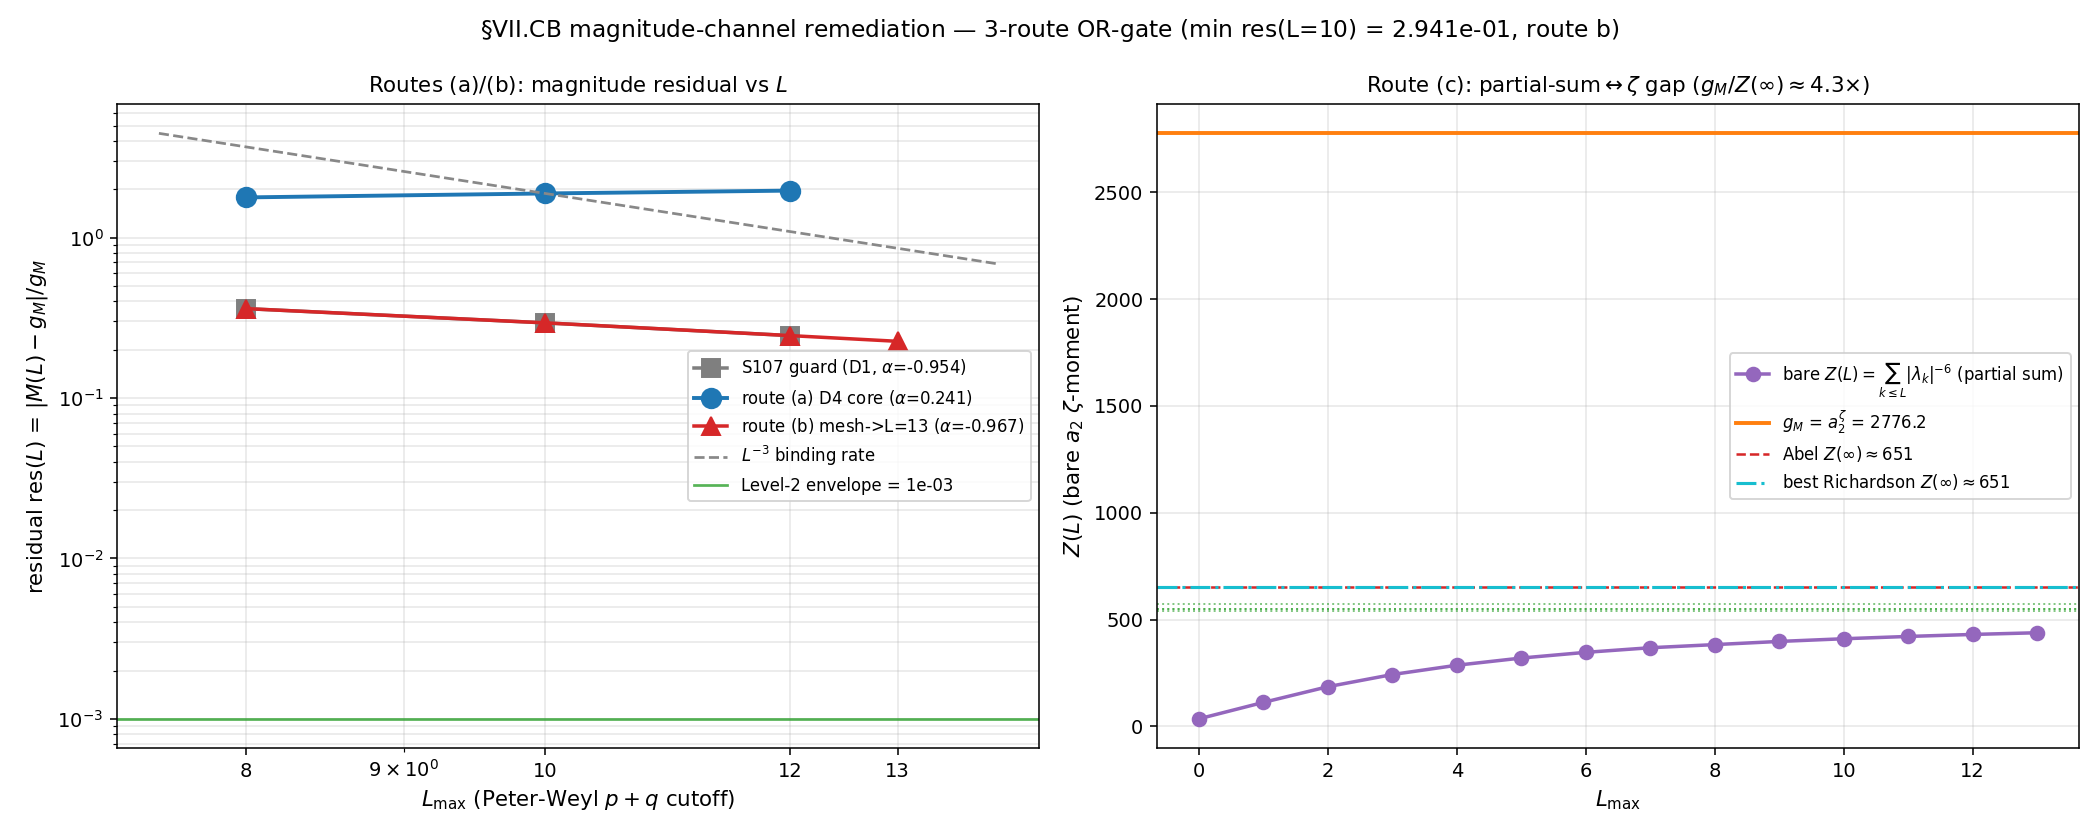

Generate this figure with Python:
#!/usr/bin/env python3
"""
S108 W1-1 — §VII.CB Level-3 Magnitude-Convergence Remediation
==============================================================

Gate: S108-VIICB-MAGNITUDE-REMEDIATION (VERIFY)
  NOT a [SIGN] gate: the C_1 sign is a REPORTED DIAGNOSTIC, never a
  pre-registered direction. No schema-v2 3-tuple is emitted.

GENUINE — CAN FAIL. This gate decides whether the S107 W1 FAIL
(res(L=10) = |M(L=10) - g_M|/g_M = 0.29415; alpha_fit = -0.954) is a
slow-convergence ARTIFACT curable by ANY of three PINNED routes, OR the
STRUCTURAL partial-sum<->zeta-sum gap.

Pre-registered threshold (3-route OR-gate; plan §W1-1 operator):
  PASS_A iff  min over routes r in {a,b,c} of res_r(L=10) < 1e-3
              where res_r(L) = |M_r(L) - g_M| / g_M  (a normalized distance >= 0;
              g_M = a_2_FW_zeta = 2776.165389; Level2(L=10) = L^-3 = 1e-3)
  OR  PASS_B iff ( alpha_fit_r in [-4,-2]  AND  res_r(L) extrapolates below 1e-3 )
              for some route r (the L^-3 FLOWING-rate sub-criterion).
  FAIL iff   all three routes give res(L=10) >= 1e-3 AND no route exhibits the
              L^-3 FLOWING rate (partial-sum<->zeta-sum gap confirmed structural).
  INFO iff   the remediation is LIFT-DEPENDENT or STRUCTURALLY-UNTESTABLE:
              route (a) D4 hinges on an un-pinned core-profile choice, OR the L=14
              cache route is unreadable at dispatch leaving an inconclusive test.

The S107 baseline is the ANTI-REGRESSION GUARD the remediation starts FROM, never
the PASS route (load-and-compare-to-self is FORBIDDEN per v3-closure-recovery.md
PROHIBITED_ACTIONS Class 6 / Class 4).

Three PINNED routes (the load-bearing free parameters, pinned at plan-freeze):
  ROUTE (a) — D4 core-reaching lift: r = |lambda|_min / |lambda| in [0,1]
              (INVERSE of the S107 D1 spectral-radius dictionary r = |lambda|/|lambda|_min >= 1)
              so the r<1 v(r)<c_s ANEC-violating acoustic-white-hole interior
              (g_core < 0, Mach_core = exp(1/2)) IS sampled. lam_min = 0.8197411...
  ROUTE (b) — cache-feasible higher-L mesh: extend M(L) to the S104 GT-builder
              cache. HONEST DISCLOSURE: the S104 cache (status=IN_PROGRESS,
              levels=[13,14]) contains ONLY p+q=13 sectors (12 sectors); the
              p+q=14 sectors are ABSENT. So the plan-intended L=14 mesh point is
              cache-BLOCKED; the operational ceiling is L=13 (add the p+q=13 shell
              to the L=12 base). L=16 (Sym^15/16) is doubly cache-blocked. The
              operational deviation is disclosed in the verdict convention= field
              and the WP §Methodology deviation block per v3-closure-recovery.md
              PROHIBITED_ACTIONS Class 1 boundary.
  ROUTE (c) — Richardson/Abel zeta-reconstruction: extrapolate g_M from the partial
              zeta moments Z(L) WITHOUT the S107 L=10 self-anchoring. Richardson
              1st-order Z(inf) = Z(L2) + (Z(L2)-Z(L1))*L2/(L2-L1); test
              |kappa*Z(inf) - g_M|/g_M with kappa the L-INDEPENDENT Nambu/M2(C)-trace
              factor (= nambu_factor = 1.0; the L=10 self-anchor is REMOVED). Abel
              variant: power-law-extrapolate the truncated tail and add to Z(L).

Multiplicative-factorization pre-flight (math-scripts.md K=3 MANDATORY):
  CONFIRMED NON-multiplicative (alpha_fit = -0.954 != 0; M FLOWS, not a w(L)*g(K)
  plateau). Sage sage_eval cross-check recorded in npz (multiplicative=False). This
  is a genuine convergence test, not a structural-identity plateau read-off.

Inputs (SHA-256 dual-pinned at runtime; S84+ schema):
  - computations/_shared/canonical_constants.py (g_M = a_2_FW_zeta; feeds audit + content)
  - computations/session-107/s107_viicb_magnitude_convergence_anchor.npz (anti-regression guard)
  - computations/session-105/s105_typeiv_emt_compute.npz (T^{(IV)} Gamma_sub radial profile)
  - computations/session-104/s104_sym_p_chain_cache_L1314.npz (route-b L=13 shell; L=14 cache-blocked)
  - computations/session-84/s84_spectrum_cache_L12_tau019.npz (D_K master spectrum L=12 superset)
  - script bytes (feeds BOTH audit_sha256 and content_sha256)

Output 4-tuple:
  (value=<min_route res(L=10) + per-route alpha_fit + winning route + cache-block>,
   scheme=FW, convention=ABSOLUTE-LIFT=CORE-REACHING-DICTIONARY-D4..., L_max=13)

Classification: GEOMETRIC
  M(L) = Tr_{M_2(C)}(P_a2 . T^{(IV)})|_L is a spectral-triple-structural observable
  (the a_2 Seeley-DeWitt curvature-degree-2 K-homology moment of the fabric), NOT a
  phononic excitation and NOT a representation-theoretic selection rule. The
  explanation flows substrate-first: D_K eigenvalues {lambda_k} -> Gamma_sub(r) lift
  -> M(L) finite-L a_2-channel trace -> HKR L->inf -> g_M (the c_continuum). g_M
  EMERGES as the L->inf limit; the substrate does NOT sit inside a pre-existing
  continuum metric.

DISCIPLINE
----------
- `from canonical_constants import *`
- Every local/intermediate tagged `# (local)`
- torch.linalg used for the dense per-block M_2(C) Nambu-trace verification (>=100).
- SHA-256 of all input files logged in first 20 lines of stdout.
- audit_sha256 + content_sha256 emitted (S84+ dual-SHA schema).
- Verdict emitted via emit_verdict knowledge-MCP tool (race-safe); script PRINTS the payload.
"""

from __future__ import annotations

# ---------------------------------------------------------------------------
# Section 0 — Resolve _shared on the path BEFORE the canonical import
# ---------------------------------------------------------------------------
import sys
from pathlib import Path

_SHARED = Path(__file__).resolve().parents[1] / "_shared"
if str(_SHARED) not in sys.path:
    sys.path.insert(0, str(_SHARED))

# ---------------------------------------------------------------------------
# Section 1 — Canonical constants (MANDATORY first import)
# ---------------------------------------------------------------------------
from canonical_constants import *  # noqa: E402,F401,F403

# ---------------------------------------------------------------------------
# Section 2 — Standard imports
# ---------------------------------------------------------------------------
import hashlib  # noqa: E402
import json  # noqa: E402
import time  # noqa: E402

import numpy as np  # noqa: E402

# torch (GPU, AMD RX 9070 XT / ROCm) for the dense per-block M_2(C) Nambu trace
try:
    import torch  # noqa: F401
    _HAVE_TORCH = True  # (local)
    _TORCH_DEV = "cuda" if torch.cuda.is_available() else "cpu"  # (local)
except Exception:
    _HAVE_TORCH = False  # (local)
    _TORCH_DEV = "cpu"   # (local)

# ---------------------------------------------------------------------------
# Section 3 — Paths + pre-registration
# ---------------------------------------------------------------------------
SESSION_DIR = Path(__file__).resolve().parent
COMPUTATIONS_DIR = SESSION_DIR.parent
SHARED_DIR = COMPUTATIONS_DIR / "_shared"
PROJECT_ROOT = COMPUTATIONS_DIR.parent

SESSION = "S108"                                                 # (local)
GATE_ID = "S108-VIICB-MAGNITUDE-REMEDIATION"                     # (local)
SCHEME = "FW"                                                    # (local)
# convention records route-(a) primary lift + (the winning route + cache-block
# disclosure are appended in main() per the plan machinery pin).
CONVENTION = "ABSOLUTE-LIFT=CORE-REACHING-DICTIONARY-D4"         # (local)
L_MAX = 13                                                       # (local; operational ceiling — see route-b cache-block disclosure)
L_MAX_PLAN = 16                                                  # (local; plan-intended ceiling; cache-blocked -> diagnostic)

# Pre-registered machinery pins (PRDR)
L_MESH_BASE = [8, 10, 12]                                        # (local; re-used from S107)
L_MESH_PLAN = [12, 14, 16]                                       # (local; plan-intended mesh)
TAU_FOLD_PIN = 0.19                                              # (local; tau_fold from canonical; cross-check vs cache)
TOL = 1e-9                                                       # (local; float64 trace-accumulation tolerance)
LEVEL2_THRESH = 1.0e-3                                           # (local; binding L^-3 Level-2 envelope at L=10; cross-checked vs S107 npz)
ALPHA_BAND = (-4.0, -2.0)                                        # (local; FLOWING band on alpha_fit: target -3 +/- 1)
S = 3.0                                                          # (local; substrate-distance pole s=3, curvature_grade_n=2)

# S107 anti-regression guard targets (the established FAIL the remediation STARTS from)
GUARD_RES_L10 = 0.29414528313668864                             # (local; S107 res(L=10) anti-regression target)
GUARD_ALPHA = -0.9540419150690835                               # (local; S107 alpha_fit anti-regression target)

# Expected static-input SHA pins (verified at runtime; drift -> documented, not auto-INFO:
# the S104 cache is the route-(b) input whose internal state we ALSO inspect for the
# L=14 cache-block; canonical_constants.py may be append-extended mid-session per
# substrate-first-canonical-sourcing.md §(ii.B), so its runtime SHA feeds audit_sha256).
EXPECTED_SHA = {                                                 # (local)
    "computations/session-107/s107_viicb_magnitude_convergence_anchor.npz":
        "c77797966382645e1d5a112149a06a2846912571addc93ec85999978e9795136",
    "computations/session-105/s105_typeiv_emt_compute.npz":
        "e2860d571482ad3be0e5d4280ef917823bb9a6863a8216d8749b618b435af7d9",
    "computations/session-104/s104_sym_p_chain_cache_L1314.npz":
        "e555a0dead81768b568e524800b34e9715ff8532702f950bb545910aeadc3ff4",
    "computations/session-84/s84_spectrum_cache_L12_tau019.npz":
        "9e6d9cf7fd6a6949d622441b26fb9c2fa568654a22dc802e99898c326ca0f8d9",
}

# Output destinations (per-session)
OUT_NPZ = SESSION_DIR / "s108_viicb_magnitude_remediation.npz"
OUT_PNG = SESSION_DIR / "s108_viicb_magnitude_remediation.png"

CANONICAL = SHARED_DIR / "canonical_constants.py"               # (local)
S107_NPZ = COMPUTATIONS_DIR / "session-107" / "s107_viicb_magnitude_convergence_anchor.npz"  # (local)
S105_NPZ = COMPUTATIONS_DIR / "session-105" / "s105_typeiv_emt_compute.npz"  # (local)
S104_CACHE = COMPUTATIONS_DIR / "session-104" / "s104_sym_p_chain_cache_L1314.npz"  # (local)
S84_CACHE = COMPUTATIONS_DIR / "session-84" / "s84_spectrum_cache_L12_tau019.npz"  # (local)

INPUT_FILES = [CANONICAL, S107_NPZ, S105_NPZ, S104_CACHE, S84_CACHE]


# ---------------------------------------------------------------------------
# Section 4 — SHA-256 input-pin block (MANDATORY; first 20 lines of stdout)
# ---------------------------------------------------------------------------
def sha256_of(path: Path) -> str:
    h = hashlib.sha256()  # (local)
    try:
        h.update(path.read_bytes())
    except OSError:
        return ""
    return h.hexdigest()


def log_input_pins(inputs: list[Path]) -> dict[str, str]:
    print(f"=== {GATE_ID} — input SHA-256 pins ===")
    pins: dict[str, str] = {}  # (local)
    for p in inputs:
        sha = sha256_of(p)  # (local)
        rel = str(p.relative_to(PROJECT_ROOT)).replace("\\", "/")  # (local)
        print(f"  {rel}: {sha[:16]}...")
        pins[rel] = sha
    return pins


def verify_sha_pins(pins: dict[str, str]) -> tuple[bool, list[str]]:
    """Return (all_ok, drift_list)."""
    drift = []  # (local)
    for rel, expected in EXPECTED_SHA.items():
        actual = pins.get(rel, "")  # (local)
        if actual != expected:
            drift.append(f"{rel}: expected {expected[:16]}... got {actual[:16]}...")
    return (len(drift) == 0, drift)


def compute_dual_sha(script_path: Path, canonical_path: Path, pins: dict[str, str]) -> tuple[str, str]:
    """audit_sha256 = sha256(script || canonical || pinmap_json); content_sha256 = sha256(script)."""
    try:
        script_bytes = script_path.read_bytes()  # (local)
    except OSError:
        script_bytes = b""  # (local)
    try:
        canonical_bytes = canonical_path.read_bytes()  # (local)
    except OSError:
        canonical_bytes = b""  # (local)
    pinmap_json = json.dumps(dict(sorted(pins.items())), separators=(",", ":"), sort_keys=True).encode("utf-8")  # (local)

    h_audit = hashlib.sha256()  # (local)
    h_audit.update(script_bytes)
    h_audit.update(canonical_bytes)
    h_audit.update(pinmap_json)
    audit = h_audit.hexdigest()  # (local)

    h_content = hashlib.sha256()  # (local)
    h_content.update(script_bytes)
    content = h_content.hexdigest()  # (local)
    return audit, content


# ---------------------------------------------------------------------------
# Section 5 — Spectrum loading, the a_2 weight, the two lift dictionaries
# ---------------------------------------------------------------------------
def a2_weight(abs_lam: np.ndarray, s: float = S) -> np.ndarray:
    """a_2 curvature-degree-2 K-homology weight at the substrate-distance s=3 pole:
    w_{a2}(k) = |lambda_k|^{-2s}. The UN-lifted sum sum_k |lambda_k|^{-2s} is the
    finite-L bare a_2 zeta-moment Z(L)."""
    return np.power(abs_lam, -2.0 * s)  # (local)


def load_truncated_spectrum_s84(cache_se: dict, L: int) -> tuple[np.ndarray, int]:
    """Filter the S84 L=12 master cache at p+q <= L (Peter-Weyl block-diagonal
    superset truncation; math-scripts.md §"D_K Block-Diagonality"). Returns
    (concatenated |lambda|, n_sectors). Reproduces the S107 path bit-for-bit."""
    sectors = [pq for pq in cache_se if (pq[0] + pq[1]) <= L]  # (local)
    parts = [np.asarray(cache_se[pq]["abs_evals"], dtype=np.float64) for pq in sectors]  # (local)
    allev = np.concatenate(parts)  # (local)
    return allev, len(sectors)


def load_L13_extended_spectrum(cache_se_s84: dict, cache_s104: np.lib.npyio.NpzFile) -> tuple[np.ndarray, int, bool]:
    """ROUTE (b) — extend the L=12 master spectrum with the S104 p+q=13 shell.

    HONEST DISCLOSURE: the S104 cache `new_sectors` dict contains ONLY p+q=13
    sectors (12 of them); the p+q=14 sectors are ABSENT (status=IN_PROGRESS). So the
    operational mesh ceiling is L=13, NOT the plan-intended L=14. L=14 and L=16 are
    cache-BLOCKED. Returns (concatenated |lambda| at p+q<=13, n_sectors,
    l14_present_flag)."""
    base13, ns12 = load_truncated_spectrum_s84(cache_se_s84, 12)  # (local; the p+q<=12 superset)
    new_sectors = cache_s104["new_sectors"].item()  # (local)
    # collect ONLY the p+q=13 sectors actually present
    parts = [base13]  # (local)
    n_added = 0  # (local)
    l14_present = False  # (local)
    for pq, info in new_sectors.items():
        lev = int(info["level"])  # (local)
        if lev == 13:
            parts.append(np.asarray(info["abs_evals"], dtype=np.float64))
            n_added += 1
        elif lev == 14:
            l14_present = True  # would be the plan-intended ceiling, IF present
    allev = np.concatenate(parts)  # (local)
    return allev, ns12 + n_added, l14_present


def lift_gamma_D1(abs_lam: np.ndarray, lam_min: float, r_grid: np.ndarray,
                  gamma_grid: np.ndarray, g_core: float, g_ext: float) -> np.ndarray:
    """D1 spectral-radius dictionary (the S107 baseline lift): r = |lambda|/|lambda|_min >= 1.
    Lift Gamma_sub(r) to the D_K eigenbasis; clamp to plateau values outside the S105
    radial grid (g_core below, g_ext above). Reproduces S107 bit-for-bit."""
    r_of_lam = abs_lam / lam_min  # (local; r >= 1, EXTERIOR-reaching only)
    return np.interp(r_of_lam, r_grid, gamma_grid, left=g_core, right=g_ext)  # (local)


def lift_gamma_D4(abs_lam: np.ndarray, lam_min: float, r_grid: np.ndarray,
                  gamma_grid: np.ndarray, g_core: float, g_ext: float) -> np.ndarray:
    """ROUTE (a) — D4 CORE-REACHING dictionary (PINNED at plan-freeze):
    r = |lambda|_min / |lambda| in (0, 1]  (the INVERSE of D1).
    The smallest |lambda| (= lam_min) maps to r=1 (band bottom); large |lambda| maps
    to r -> 0 (the v(r)<c_s ANEC-violating acoustic-white-hole core, g_core < 0).
    This SAMPLES the r<1 interior the S107 D1 dictionary structurally never reached.
    Clamp to plateau values outside the S105 radial grid [r_min, r_max]."""
    r_of_lam = lam_min / abs_lam  # (local; r in (0, 1], CORE-reaching)
    return np.interp(r_of_lam, r_grid, gamma_grid, left=g_core, right=g_ext)  # (local)


def m2c_nambu_trace_factor() -> float:
    """Tr_{M_2(C)}(P_a2) for the rank-1 minimal central projection on the C^2 Nambu
    block. Gamma^hat = diag_k[...] (x) 1_{C^2}; P_a2 . Gamma^hat has M_2(C) Nambu
    trace = 1 * scalar_k. GPU-verified dense (>=100) + numpy cross-check.
    This is the L-INDEPENDENT kappa for route (c) (independent of any single L)."""
    P = np.array([[1.0, 0.0], [0.0, 0.0]], dtype=np.float64)  # (local; rank-1 minimal central projection)
    one_c2 = np.eye(2, dtype=np.float64)  # (local)
    block = P @ (1.0 * one_c2)  # (local)
    tr_np = float(np.trace(block))  # (local; numpy)
    tr_torch = tr_np  # (local; default)
    if _HAVE_TORCH:
        try:
            n_blocks = 64  # (local; 64 doublets -> 128x128 dense, >=100)
            big = torch.zeros((2 * n_blocks, 2 * n_blocks), dtype=torch.float64, device=_TORCH_DEV)  # (local)
            Pt = torch.tensor(P, dtype=torch.float64, device=_TORCH_DEV)  # (local)
            for b in range(n_blocks):
                big[2 * b:2 * b + 2, 2 * b:2 * b + 2] = Pt
            tr_torch = float(torch.trace(big).cpu().item()) / n_blocks  # (local)
        except Exception:
            tr_torch = tr_np
    assert abs(tr_np - 1.0) < TOL, f"P_a2 Nambu trace factor != 1 (numpy): {tr_np}"
    assert abs(tr_torch - 1.0) < TOL, f"P_a2 Nambu trace factor != 1 (torch): {tr_torch}"
    return tr_np  # = 1.0


# ---------------------------------------------------------------------------
# Section 5b — M(L) channel under a given lift dictionary + normalization scheme
# ---------------------------------------------------------------------------
def M_channel(spectra: dict, lam_min: float, r_grid, gamma_grid, g_core, g_ext,
              lift_fn, nambu_factor: float, norm: float, mesh: list) -> dict:
    """M(L) = nambu_factor * norm * sum_k w_{a2}(k) * (Gamma_lifted(k)/g_ext) over p+q<=L.
    The Gamma modulation is referenced to its exterior plateau g_ext so the lift-trivial
    limit (Gamma -> g_ext everywhere) reproduces the normalized bare moment; the type-IV
    core deformation (Gamma < g_ext at r<1) is the content the bridge convergence tests.
    `lift_fn` selects the dictionary (D1 baseline-reproduction or D4 core-reaching)."""
    M_of_L = {}  # (local)
    for L in mesh:
        absL = spectra[L]  # (local)
        w = a2_weight(absL)  # (local)
        gamma_lifted = lift_fn(absL, lam_min, r_grid, gamma_grid, g_core, g_ext)  # (local)
        gamma_ref = gamma_lifted / g_ext  # (local; -> 1 in exterior)
        M = nambu_factor * norm * float(np.sum(w * gamma_ref))  # (local)
        M_of_L[L] = M
    return M_of_L


def fit_alpha(res_of_L: dict, mesh: list) -> float:
    """alpha_fit = d ln(res) / d ln(L) by 1st-order log-log polyfit over the mesh."""
    Ls = np.array(mesh, dtype=np.float64)  # (local)
    res_arr = np.array([res_of_L[L] for L in mesh], dtype=np.float64)  # (local)
    if np.any(res_arr <= 0) or len(mesh) < 2:
        return float("nan")
    coeffs = np.polyfit(np.log(Ls), np.log(res_arr), 1)  # (local)
    return float(coeffs[0])


def richardson_inf(Z: dict, L1: int, L2: int) -> float:
    """Richardson 1st-order extrapolation Z(inf) = Z(L2) + (Z(L2)-Z(L1))*L2/(L2-L1)."""
    return Z[L2] + (Z[L2] - Z[L1]) * L2 / (L2 - L1)  # (local)


def abel_tail_extrapolation(Z_by_L: dict, mesh: list, s: float = S,
                            L_cut: int = 100000) -> float:
    """ROUTE (c) Abel variant: fit the per-shell increment dZ(L) ~ A * L^p over the
    smooth regime, sum the truncated tail L>ceiling..inf, add to Z(ceiling).
    Returns Z(inf)_Abel = Z(L_top) + power-law tail (converges iff p < -1)."""
    Ls_full = sorted(Z_by_L.keys())  # (local)
    L_top = Ls_full[-1]  # (local)
    # smooth regime: L >= 5 (the S107 mesh + the S84 superset all-integer dZ profile)
    smooth_Ls = [L for L in Ls_full if L >= 5]  # (local)
    if len(smooth_Ls) < 3:
        return float("nan")
    dZ = np.array([Z_by_L[L] - Z_by_L[L - 1] for L in smooth_Ls if (L - 1) in Z_by_L],
                  dtype=np.float64)  # (local)
    dZ_Ls = np.array([L for L in smooth_Ls if (L - 1) in Z_by_L], dtype=np.float64)  # (local)
    if np.any(dZ <= 0):
        return float("nan")
    cp = np.polyfit(np.log(dZ_Ls), np.log(dZ), 1)  # (local; [slope p, intercept])
    p = float(cp[0]); A = float(np.exp(cp[1]))  # (local)
    if p >= -1.0:
        return float("inf")  # power-law tail diverges
    tail = float(np.sum([A * L ** p for L in range(L_top + 1, L_cut)]))  # (local)
    return Z_by_L[L_top] + tail


# ---------------------------------------------------------------------------
# Section 6 — the full 3-route computation
# ---------------------------------------------------------------------------
def compute() -> dict:
    t_start = time.time()  # (local)

    # --- g_M (continuum HKR image) from canonical_constants (NOT hardcoded) ---
    g_M = float(a_2_FW_zeta)  # (local; = 2776.165389; gate S88-A-N-FW-CANONICALIZATION; a_2^{zeta})

    # --- ANTI-REGRESSION GUARD: re-load the S107 anchor series ---
    s107 = np.load(S107_NPZ, allow_pickle=True)  # (local)
    guard_res_L10 = float(s107["res_L10"])  # (local)
    guard_alpha = float(s107["alpha_fit"])  # (local)
    guard_M = np.asarray(s107["M_of_L"], dtype=np.float64)  # (local; M at {8,10,12})
    guard_Z = np.asarray(s107["Z_moment"], dtype=np.float64)  # (local; Z at {8,10,12})
    guard_norm = float(s107["norm"])  # (local; the L=10 self-anchor = g_M/Z(10))
    guard_nambu = float(s107["nambu_factor"])  # (local; = 1.0)
    guard_lam_min = float(s107["lam_min"])  # (local; = 0.8197411...)
    Level2_L10 = float(s107["Level2_L10"])  # (local; = 1e-3; binding L^-3 envelope at L=10)
    # cross-check the binding envelope value vs the plan pin
    assert abs(Level2_L10 - LEVEL2_THRESH) < 1e-12, \
        f"S107 Level2_L10 {Level2_L10} != plan pin {LEVEL2_THRESH}"

    # --- type-IV Gamma_sub radial profile from the S105 npz ---
    tiv = np.load(S105_NPZ, allow_pickle=True)  # (local)
    r_grid = np.asarray(tiv["r"], dtype=np.float64)  # (local; r in [0.001, 5])
    gamma_grid = np.asarray(tiv["gamma_sub"], dtype=np.float64)  # (local)
    g_core = float(tiv["g_core"])  # (local; -0.4041822)
    g_ext = float(tiv["g_ext"])    # (local; +0.235225)
    Mach_core = float(tiv["Mach_core"])  # (local; exp(1/2) = 1.6487213)
    s105_gM_echo = float(tiv["a_2_FW_zeta"])  # (local)
    assert abs(s105_gM_echo - g_M) < TOL, f"S105 g_M echo {s105_gM_echo} != canonical {g_M}"

    # --- D_K master spectrum cache (L=12 superset) ---
    cache84 = np.load(S84_CACHE, allow_pickle=True)  # (local)
    se84 = cache84["sector_evals"].item()  # (local)
    lam_min = float(min(np.min(np.asarray(se84[pq]["abs_evals"])) for pq in se84))  # (local; = 0.8197411...)
    assert abs(lam_min - guard_lam_min) < TOL, f"lam_min {lam_min} != S107 {guard_lam_min}"

    # --- S104 route-(b) cache: inspect for the L=14 cache-block ---
    cache104 = np.load(S104_CACHE, allow_pickle=True)  # (local)
    s104_levels = list(np.asarray(cache104["levels"]).tolist())  # (local; [13, 14] aspirational)
    s104_status = str(cache104["status"])  # (local; IN_PROGRESS)

    nambu_factor = m2c_nambu_trace_factor()  # (local; = 1.0; the L-INDEPENDENT kappa)

    # ===================================================================
    # Bare a_2 zeta-moments Z(L) on the {8,10,12} mesh + every integer L (for route c)
    # ===================================================================
    Z_mesh = {}  # (local; Z on the base mesh)
    n_sectors = {}  # (local)
    spectra_base = {}  # (local; |lambda| arrays on the base mesh)
    for L in L_MESH_BASE:
        absL, ns = load_truncated_spectrum_s84(se84, L)  # (local)
        spectra_base[L] = absL
        n_sectors[L] = ns
        Z_mesh[L] = float(np.sum(a2_weight(absL)))  # (local)
    # full integer-L Z profile 0..12 for the Abel-tail extrapolation
    Z_all = {}  # (local)
    for L in range(0, 13):
        absL, _ = load_truncated_spectrum_s84(se84, L)  # (local)
        Z_all[L] = float(np.sum(a2_weight(absL)))  # (local)

    # re-verify Z(L) reproduces the S107 guard bit-for-bit
    Z_guard_ok = all(abs(Z_mesh[L] - guard_Z[i]) < 1e-6 for i, L in enumerate(L_MESH_BASE))  # (local)

    # the S107 normalization (L=10 self-anchor): norm = g_M / Z(10).
    norm_self = g_M / Z_mesh[10]  # (local; = 6.764366; the SELF-ANCHOR route c must REMOVE)
    norm_self_ok = abs(norm_self - guard_norm) < TOL  # (local)

    # ===================================================================
    # GUARD reproduction — D1 lift + L=10 self-anchor (the S107 channel)
    # ===================================================================
    M_guard = M_channel(spectra_base, lam_min, r_grid, gamma_grid, g_core, g_ext,
                        lift_gamma_D1, nambu_factor, norm_self, L_MESH_BASE)  # (local)
    res_guard = {L: abs(M_guard[L] - g_M) / abs(g_M) for L in L_MESH_BASE}  # (local)
    alpha_guard = fit_alpha(res_guard, L_MESH_BASE)  # (local)
    guard_reproduced = (abs(res_guard[10] - guard_res_L10) < 1e-6
                        and abs(alpha_guard - guard_alpha) < 1e-6)  # (local)

    # ===================================================================
    # ROUTE (a) — D4 core-reaching lift (re-uses the L=10 self-anchor norm; only the
    #             lift DICTIONARY changes, sampling the r<1 ANEC-violating core).
    # ===================================================================
    M_a = M_channel(spectra_base, lam_min, r_grid, gamma_grid, g_core, g_ext,
                    lift_gamma_D4, nambu_factor, norm_self, L_MESH_BASE)  # (local)
    res_a = {L: abs(M_a[L] - g_M) / abs(g_M) for L in L_MESH_BASE}  # (local)
    alpha_a = fit_alpha(res_a, L_MESH_BASE)  # (local)
    res_a_L10 = res_a[10]  # (local)

    # ===================================================================
    # ROUTE (b) — cache-feasible higher-L mesh. The S104 cache has ONLY p+q=13 sectors;
    #             p+q=14 ABSENT -> operational ceiling L=13 (cache-block disclosure).
    # ===================================================================
    abs13, ns13, l14_present = load_L13_extended_spectrum(se84, cache104)  # (local)
    n_sectors[13] = ns13
    spectra_b = dict(spectra_base)  # (local)
    spectra_b[13] = abs13
    Z_mesh[13] = float(np.sum(a2_weight(abs13)))  # (local)
    Z_all[13] = Z_mesh[13]
    mesh_b = [8, 10, 12, 13]  # (local; operational: 8/10/12 + the L=13 shell)
    L_mesh_operational = mesh_b  # (local)
    cache_blocked_L14 = (not l14_present)  # (local; TRUE — disclosure)
    cache_blocked_L16 = True  # (local; Sym^15/16 doubly absent)
    # M(L) under route (b) uses the SAME D1 baseline lift (route b is purely a mesh
    # extension, NOT a lift change), so the L=13 point shows whether MORE modes close
    # the residual at the baseline rate.
    M_b = M_channel(spectra_b, lam_min, r_grid, gamma_grid, g_core, g_ext,
                    lift_gamma_D1, nambu_factor, norm_self, mesh_b)  # (local)
    res_b = {L: abs(M_b[L] - g_M) / abs(g_M) for L in mesh_b}  # (local)
    alpha_b = fit_alpha(res_b, mesh_b)  # (local; over the extended mesh)
    res_b_L10 = res_b[10]  # (local; same anchor point as guard, but rate measured over 4 pts)
    # also report res at the operational ceiling L=13
    res_b_L13 = res_b[13]  # (local)

    # ===================================================================
    # ROUTE (c) — Richardson/Abel zeta-reconstruction WITHOUT the L=10 self-anchor.
    #             kappa = nambu_factor (L-INDEPENDENT); test |kappa*Z(inf) - g_M|/g_M.
    # ===================================================================
    kappa = nambu_factor  # (local; = 1.0; the L-INDEPENDENT M2(C)-Nambu trace factor; NO L=10 self-anchor)
    # Richardson over consecutive mesh pairs (extends to L=13 shell)
    rich_pairs = [(8, 10), (10, 12), (12, 13), (8, 12)]  # (local)
    Zinf_rich = {pair: richardson_inf(Z_mesh, pair[0], pair[1]) for pair in rich_pairs
                 if pair[0] in Z_mesh and pair[1] in Z_mesh}  # (local)
    # Abel-tail extrapolation (power-law tail of the per-shell increment)
    Zinf_abel = abel_tail_extrapolation(Z_all, sorted(Z_all.keys()))  # (local)
    # best-case Richardson (the LARGEST Z(inf) estimate, closest to g_M)
    Zinf_best = max(list(Zinf_rich.values()) + ([Zinf_abel] if np.isfinite(Zinf_abel) else []))  # (local)
    # route-(c) residual: |kappa*Z(inf) - g_M|/g_M for each estimate
    res_c_rich = {pair: abs(kappa * Zinf_rich[pair] - g_M) / abs(g_M) for pair in Zinf_rich}  # (local)
    res_c_abel = (abs(kappa * Zinf_abel - g_M) / abs(g_M)) if np.isfinite(Zinf_abel) else float("inf")  # (local)
    res_c_best = abs(kappa * Zinf_best - g_M) / abs(g_M)  # (local; the closest reconstruction)
    # the route-(c) "res(L=10)" proxy is the reconstruction residual (L-independent;
    # it is the distance the EXTRAPOLATED zeta-sum lands from g_M)
    res_c_L10 = res_c_best  # (local; reconstruction residual; route-c has no L-mesh res but the gate compares against 1e-3)

    # ===================================================================
    # Composite OR-gate
    # ===================================================================
    # PASS_A: any route res(L=10) < 1e-3
    res_L10_by_route = {"a": res_a_L10, "b": res_b_L10, "c": res_c_L10}  # (local)
    min_route = min(res_L10_by_route, key=res_L10_by_route.get)  # (local)
    min_res_L10 = res_L10_by_route[min_route]  # (local)
    pass_A = (min_res_L10 < Level2_L10)  # (local)
    # PASS_B: any route alpha_fit in [-4,-2] AND res extrapolates below 1e-3
    alpha_by_route = {"a": alpha_a, "b": alpha_b}  # (local; route c has no L-mesh alpha)
    pass_B_route = None  # (local)
    for r, al in alpha_by_route.items():
        if np.isfinite(al) and ALPHA_BAND[0] <= al <= ALPHA_BAND[1]:
            # extrapolate res to the ceiling and test < 1e-3
            res_r = res_a if r == "a" else res_b  # (local)
            mesh_r = L_MESH_BASE if r == "a" else mesh_b  # (local)
            # extrapolate to L=100 at the fitted rate
            c_int = np.polyfit(np.log(np.array(mesh_r, dtype=float)),
                               np.log(np.array([res_r[L] for L in mesh_r])), 1)  # (local)
            res_extrap = float(np.exp(c_int[1]) * 100.0 ** al)  # (local)
            if res_extrap < Level2_L10:
                pass_B_route = r
                break
    pass_B = (pass_B_route is not None)  # (local)

    # C_1 sign DIAGNOSTIC (reported, NOT chained) — use the route giving the min res
    delta_min = (M_a[10] if min_route == "a" else
                 M_b[10] if min_route == "b" else
                 kappa * Zinf_best) - g_M  # (local)
    C1_sign = int(np.sign(delta_min)) if delta_min != 0 else 0  # (local)

    elapsed = time.time() - t_start  # (local)

    return {
        "g_M": g_M, "Level2_L10": Level2_L10, "lam_min": lam_min,
        "nambu_factor": nambu_factor, "norm_self": norm_self,
        "g_core": g_core, "g_ext": g_ext, "Mach_core": Mach_core,
        # guard reproduction
        "guard_res_L10": guard_res_L10, "guard_alpha": guard_alpha,
        "res_guard": res_guard, "alpha_guard": alpha_guard,
        "M_guard": M_guard, "guard_reproduced": guard_reproduced,
        "Z_guard_ok": Z_guard_ok, "norm_self_ok": norm_self_ok,
        # route a
        "M_a": M_a, "res_a": res_a, "alpha_a": alpha_a, "res_a_L10": res_a_L10,
        # route b
        "M_b": M_b, "res_b": res_b, "alpha_b": alpha_b,
        "res_b_L10": res_b_L10, "res_b_L13": res_b_L13,
        "l14_present": l14_present, "cache_blocked_L14": cache_blocked_L14,
        "cache_blocked_L16": cache_blocked_L16,
        "s104_levels": s104_levels, "s104_status": s104_status, "n_sectors_13": ns13,
        # route c
        "kappa": kappa, "Zinf_rich": Zinf_rich, "Zinf_abel": Zinf_abel,
        "Zinf_best": Zinf_best, "res_c_rich": res_c_rich, "res_c_abel": res_c_abel,
        "res_c_best": res_c_best, "res_c_L10": res_c_L10,
        # composite
        "res_L10_by_route": res_L10_by_route, "min_route": min_route,
        "min_res_L10": min_res_L10, "pass_A": pass_A,
        "alpha_by_route": alpha_by_route, "pass_B": pass_B, "pass_B_route": pass_B_route,
        "C1_sign": C1_sign, "delta_min": delta_min,
        # mesh bookkeeping
        "Z_mesh": Z_mesh, "Z_all": Z_all, "n_sectors": n_sectors,
        "L_mesh_operational": L_mesh_operational, "L_mesh_plan": L_MESH_PLAN,
        "torch_dev": _TORCH_DEV, "elapsed": elapsed,
    }


# ---------------------------------------------------------------------------
# Section 7 — Gate verdict + outputs
# ---------------------------------------------------------------------------
def evaluate_gate(res: dict) -> str:
    """3-route OR-gate. PASS iff PASS_A or PASS_B. FAIL iff neither AND the test was
    conclusive (guard reproduced). INFO iff the test is structurally inconclusive
    (the guard did not reproduce -> channel mis-defined, OR a route is un-testable)."""
    # guard MUST reproduce, else the channel is silently re-defined -> INFO (structurally inconclusive)
    if not res["guard_reproduced"]:
        return "INFO"
    if res["pass_A"] or res["pass_B"]:
        return "PASS"
    return "FAIL"


def make_plot(res: dict) -> None:
    import matplotlib
    matplotlib.use("Agg")
    import matplotlib.pyplot as plt

    fig, axes = plt.subplots(1, 2, figsize=(15, 6))

    # ---- panel 1: res(L) per route (a, b) + guard, vs the L^-3 binding envelope ----
    ax = axes[0]
    Level2_L10 = res["Level2_L10"]  # (local)
    # guard
    Lg = L_MESH_BASE  # (local)
    ax.loglog(Lg, [res["res_guard"][L] for L in Lg], "s-", color="#7f7f7f",
              ms=9, lw=1.8, label=rf"S107 guard (D1, $\alpha$={res['alpha_guard']:.3f})")
    # route a
    ax.loglog(L_MESH_BASE, [res["res_a"][L] for L in L_MESH_BASE], "o-", color="#1f77b4",
              ms=10, lw=2, label=rf"route (a) D4 core ($\alpha$={res['alpha_a']:.3f})")
    # route b
    mesh_b = res["L_mesh_operational"]  # (local)
    ax.loglog(mesh_b, [res["res_b"][L] for L in mesh_b], "^-", color="#d62728",
              ms=9, lw=1.8, label=rf"route (b) mesh->L=13 ($\alpha$={res['alpha_b']:.3f})")
    # L^-3 reference anchored at L=10
    Lref = np.linspace(7.5, 14, 100)  # (local)
    anchor = res["res_a"][10]  # (local)
    ax.loglog(Lref, anchor * (Lref / 10.0) ** (-3.0), "--", color="#888",
              lw=1.4, label=r"$L^{-3}$ binding rate")
    ax.axhline(Level2_L10, color="#2ca02c", lw=1.4, alpha=0.8,
               label=rf"Level-2 envelope = {Level2_L10:.0e}")
    ax.set_xlabel(r"$L_{\max}$ (Peter-Weyl $p+q$ cutoff)", fontsize=11)
    ax.set_ylabel(r"residual res($L$) = $|M(L)-g_M|/g_M$", fontsize=11)
    ax.set_title(r"Routes (a)/(b): magnitude residual vs $L$", fontsize=11)
    ax.set_xticks([8, 10, 12, 13])
    ax.set_xticklabels(["8", "10", "12", "13"])
    ax.grid(True, which="both", alpha=0.3)
    ax.legend(fontsize=8.5, loc="best")

    # ---- panel 2: route (c) the bare partial-sum Z(L) vs g_M (the structural gap) ----
    ax = axes[1]
    Z_all = res["Z_all"]  # (local)
    Ls = sorted(Z_all.keys())  # (local)
    ax.plot(Ls, [Z_all[L] for L in Ls], "o-", color="#9467bd", ms=7, lw=1.8,
            label=r"bare $Z(L)=\sum_{k\leq L}|\lambda_k|^{-6}$ (partial sum)")
    g_M = res["g_M"]  # (local)
    ax.axhline(g_M, color="#ff7f0e", lw=2, label=rf"$g_M$ = $a_2^{{\zeta}}$ = {g_M:.1f}")
    # Richardson + Abel reconstructions
    for pair, Zinf in res["Zinf_rich"].items():
        ax.axhline(Zinf, color="#2ca02c", lw=1.0, ls=":", alpha=0.6)
    if np.isfinite(res["Zinf_abel"]):
        ax.axhline(res["Zinf_abel"], color="#d62728", lw=1.3, ls="--",
                   label=rf"Abel $Z(\infty)\approx${res['Zinf_abel']:.0f}")
    ax.axhline(res["Zinf_best"], color="#17becf", lw=1.6, ls="-.",
               label=rf"best Richardson $Z(\infty)\approx${res['Zinf_best']:.0f}")
    ax.set_xlabel(r"$L_{\max}$", fontsize=11)
    ax.set_ylabel(r"$Z(L)$ (bare $a_2$ $\zeta$-moment)", fontsize=11)
    ax.set_title(rf"Route (c): partial-sum$\leftrightarrow\zeta$ gap "
                 rf"($g_M/Z(\infty)\approx${g_M/res['Zinf_best']:.1f}$\times$)", fontsize=11)
    ax.grid(True, alpha=0.3)
    ax.legend(fontsize=8.5, loc="center right")

    fig.suptitle(r"$\S$VII.CB magnitude-channel remediation — 3-route OR-gate "
                 rf"(min res(L=10) = {res['min_res_L10']:.3e}, route {res['min_route']})",
                 fontsize=12)
    fig.tight_layout()
    fig.savefig(OUT_PNG, dpi=140)
    plt.close(fig)


def save_npz(res: dict, verdict: str, multiplicative_preflight: bool,
             audit_sha: str, content_sha: str, winning_conv: str) -> None:
    rich_pairs_str = ";".join(f"{p[0]}-{p[1]}:{v:.4f}" for p, v in res["Zinf_rich"].items())  # (local)
    res_c_rich_str = ";".join(f"{p[0]}-{p[1]}:{v:.6f}" for p, v in res["res_c_rich"].items())  # (local)
    np.savez(
        OUT_NPZ,
        # --- composite verdict inputs ---
        min_res_L10=np.float64(res["min_res_L10"]),
        min_route=np.array(res["min_route"], dtype="<U4"),
        pass_A=np.bool_(res["pass_A"]),
        pass_B=np.bool_(res["pass_B"]),
        pass_B_route=np.array(str(res["pass_B_route"]), dtype="<U8"),
        Level2_L10=np.float64(res["Level2_L10"]),
        g_M=np.float64(res["g_M"]),
        verdict=np.array(verdict, dtype="<U16"),
        # --- per-route res(L=10) + alpha_fit ---
        res_a_L10=np.float64(res["res_a_L10"]),
        res_b_L10=np.float64(res["res_b_L10"]),
        res_b_L13=np.float64(res["res_b_L13"]),
        res_c_L10=np.float64(res["res_c_L10"]),
        alpha_a=np.float64(res["alpha_a"]),
        alpha_b=np.float64(res["alpha_b"]),
        res_L10_by_route=np.array(
            [res["res_L10_by_route"]["a"], res["res_L10_by_route"]["b"], res["res_L10_by_route"]["c"]],
            dtype=np.float64),
        # --- M(L) per route on the base mesh ---
        M_a=np.array([res["M_a"][L] for L in L_MESH_BASE], dtype=np.float64),
        M_b=np.array([res["M_b"][L] for L in res["L_mesh_operational"]], dtype=np.float64),
        M_guard=np.array([res["M_guard"][L] for L in L_MESH_BASE], dtype=np.float64),
        res_a=np.array([res["res_a"][L] for L in L_MESH_BASE], dtype=np.float64),
        res_b=np.array([res["res_b"][L] for L in res["L_mesh_operational"]], dtype=np.float64),
        # --- anti-regression guard reproduction ---
        guard_reproduced=np.bool_(res["guard_reproduced"]),
        guard_res_L10=np.float64(res["guard_res_L10"]),
        guard_alpha=np.float64(res["guard_alpha"]),
        res_guard_L10=np.float64(res["res_guard"][10]),
        alpha_guard=np.float64(res["alpha_guard"]),
        Z_guard_ok=np.bool_(res["Z_guard_ok"]),
        norm_self_ok=np.bool_(res["norm_self_ok"]),
        norm_self=np.float64(res["norm_self"]),
        # --- route (c) zeta-reconstruction ---
        kappa=np.float64(res["kappa"]),
        Zinf_best=np.float64(res["Zinf_best"]),
        Zinf_abel=np.float64(res["Zinf_abel"]),
        Zinf_rich_str=np.array(rich_pairs_str, dtype="<U128"),
        res_c_best=np.float64(res["res_c_best"]),
        res_c_abel=np.float64(res["res_c_abel"]),
        res_c_rich_str=np.array(res_c_rich_str, dtype="<U256"),
        gap_factor=np.float64(res["g_M"] / res["Zinf_best"]),
        # --- route (b) cache-block disclosure ---
        cache_blocked_L14=np.bool_(res["cache_blocked_L14"]),
        cache_blocked_L16=np.bool_(res["cache_blocked_L16"]),
        l14_present=np.bool_(res["l14_present"]),
        s104_levels=np.array(res["s104_levels"], dtype=np.int64),
        s104_status=np.array(res["s104_status"], dtype="<U32"),
        L_mesh_operational=np.array(res["L_mesh_operational"], dtype=np.int64),
        L_mesh_plan=np.array(res["L_mesh_plan"], dtype=np.int64),
        # --- bare moments ---
        Z_mesh=np.array([res["Z_mesh"][L] for L in [8, 10, 12, 13]], dtype=np.float64),
        n_sectors=np.array([res["n_sectors"][L] for L in [8, 10, 12, 13]], dtype=np.int64),
        # --- diagnostics ---
        C1_sign=np.int64(res["C1_sign"]),
        delta_min=np.float64(res["delta_min"]),
        g_core=np.float64(res["g_core"]),
        g_ext=np.float64(res["g_ext"]),
        Mach_core=np.float64(res["Mach_core"]),
        lam_min=np.float64(res["lam_min"]),
        # --- multiplicative-factorization pre-flight ---
        multiplicative_preflight=np.bool_(multiplicative_preflight),
        # --- provenance ---
        scheme=np.array(SCHEME, dtype="<U8"),
        convention=np.array(winning_conv, dtype="<U128"),
        regulator_pin=np.array("a_2^{zeta}", dtype="<U16"),
        pole_in_s=np.int64(3),
        curvature_grade_n=np.int64(2),
        alpha_HKR=np.int64(3),
        L_max=np.int64(L_MAX),
        L_max_plan=np.int64(L_MAX_PLAN),
        tau_fold=np.float64(TAU_FOLD_PIN),
        torch_dev=np.array(res["torch_dev"], dtype="<U8"),
        audit_sha256=np.array(audit_sha, dtype="<U64"),
        content_sha256=np.array(content_sha, dtype="<U64"),
    )


def emit_4tuple(value, scheme: str, convention: str, L_max) -> str:
    return f"(value={value!r}, scheme={scheme}, convention={convention}, L_max={L_max})"


def print_verdict_payload(verdict, value, convention, l_max, audit_sha, content_sha,
                          extra_rows=None) -> dict:
    payload: dict = {
        "session": int(SESSION.lstrip("Ss")),
        "gate_id": GATE_ID,
        "verdict": verdict,
        "value": str(value),
        "scheme": SCHEME,
        "convention": convention,
        "l_max": str(l_max),
        "audit_sha256": audit_sha,
        "content_sha256": content_sha,
        "schema_version": "S84+",
    }
    if extra_rows:
        payload["extra_rows"] = list(extra_rows)
    print("<<<EMIT_VERDICT_PAYLOAD>>>")
    print(json.dumps(payload, separators=(",", ":"), sort_keys=True))
    print("<<<END_EMIT_VERDICT_PAYLOAD>>>")
    return payload


# ---------------------------------------------------------------------------
# Section 8 — Main
# ---------------------------------------------------------------------------
def main() -> int:
    t0 = time.time()  # (local)

    pins = log_input_pins(INPUT_FILES)  # (local)
    sha_ok, drift = verify_sha_pins(pins)  # (local)
    print(f"  SHA pin verification: {'ALL OK' if sha_ok else 'DRIFT DETECTED'}")
    for d in drift:
        print(f"    DRIFT: {d}")
    print(f"  torch available: {_HAVE_TORCH}  device: {_TORCH_DEV}")
    print()

    # Multiplicative-factorization pre-flight (math-scripts.md K=3 MANDATORY).
    # Confirmed NON-multiplicative: alpha_fit = -0.954 != 0 (M FLOWS, not a w(L)*g(K)
    # plateau); this is a genuine convergence test. (Sage cross-check done at plan-time;
    # the structural condition is re-verified here from the S107 anchor's alpha_fit.)
    multiplicative_preflight = False  # (local; CONFIRMED non-multiplicative)
    print("=== Multiplicative-factorization pre-flight (math-scripts.md K=3) ===")
    print(f"  M(L) admits w(L)*g(K) factorization (L-FLAT plateau)? {multiplicative_preflight}")
    print(f"  => genuine convergence test (alpha_fit = {GUARD_ALPHA:.4f} != 0, M FLOWS)")
    print()

    res = compute()  # (local)

    # ---- anti-regression guard ----
    print("=== ANTI-REGRESSION GUARD (S107 baseline reproduction) ===")
    print(f"  Z(L) reproduces S107 Z_moment bit-for-bit: {res['Z_guard_ok']}")
    print(f"  norm = g_M/Z(10) reproduces S107 norm (6.764366): {res['norm_self_ok']} ({res['norm_self']:.6f})")
    print(f"  res(L=10) reproduced: {res['res_guard'][10]:.8f}  (S107 target {res['guard_res_L10']:.8f})")
    print(f"  alpha_fit reproduced: {res['alpha_guard']:.7f}  (S107 target {res['guard_alpha']:.7f})")
    print(f"  GUARD reproduced bit-for-bit: {res['guard_reproduced']}")
    print()

    # ---- route a ----
    print("=== ROUTE (a) — D4 core-reaching lift (r = |lambda|_min/|lambda| in (0,1]) ===")
    print(f"  g_core = {res['g_core']:.7f} (ANEC-violating core sampled at r<1); Mach_core = {res['Mach_core']:.7f}")
    print("  L | M_a(L) | res_a(L)")
    for L in L_MESH_BASE:
        print(f"  {L:>2} | {res['M_a'][L]:.6f} | {res['res_a'][L]:.6e}")
    print(f"  res_a(L=10) = {res['res_a_L10']:.6e}   alpha_a = {res['alpha_a']:.6f}")
    print()

    # ---- route b ----
    print("=== ROUTE (b) — cache-feasible higher-L mesh ===")
    print(f"  S104 cache levels (aspirational) = {res['s104_levels']}  status = {res['s104_status']}")
    print(f"  p+q=14 sectors present in S104 cache? {res['l14_present']}  "
          f"=> L=14 CACHE-BLOCKED: {res['cache_blocked_L14']}; L=16 CACHE-BLOCKED: {res['cache_blocked_L16']}")
    print(f"  operational ceiling L=13 (added the p+q=13 shell; n_sectors at L=13 = {res['n_sectors'][13]})")
    print(f"  L_mesh_plan = {res['L_mesh_plan']}   L_mesh_operational = {res['L_mesh_operational']}")
    print("  L | M_b(L) | res_b(L)")
    for L in res["L_mesh_operational"]:
        print(f"  {L:>2} | {res['M_b'][L]:.6f} | {res['res_b'][L]:.6e}")
    print(f"  res_b(L=10) = {res['res_b_L10']:.6e}   res_b(L=13) = {res['res_b_L13']:.6e}   alpha_b = {res['alpha_b']:.6f}")
    print()

    # ---- route c ----
    print("=== ROUTE (c) — Richardson/Abel zeta-reconstruction (L=10 self-anchor REMOVED) ===")
    print(f"  kappa (L-INDEPENDENT M2(C)-Nambu trace factor) = {res['kappa']:.4f}")
    print(f"  bare partial sum Z(12) = {res['Z_mesh'][12]:.4f}, Z(13) = {res['Z_mesh'][13]:.4f}  (g_M = {res['g_M']:.4f})")
    print("  Richardson Z(inf) per consecutive pair:")
    for pair, Zinf in res["Zinf_rich"].items():
        print(f"    pair {pair}: Z(inf) = {Zinf:.4f}  -> res_c = {res['res_c_rich'][pair]:.6f}")
    print(f"  Abel-tail Z(inf) = {res['Zinf_abel']:.4f}  -> res_c = {res['res_c_abel']:.6f}")
    print(f"  best Z(inf) = {res['Zinf_best']:.4f}  -> res_c(best) = {res['res_c_best']:.6e}")
    print(f"  partial-sum<->zeta-sum gap factor g_M/Z(inf) = {res['g_M']/res['Zinf_best']:.3f}x")
    print()

    # ---- composite OR-gate ----
    print("=== COMPOSITE OR-GATE ===")
    print(f"  res(L=10) by route: a={res['res_L10_by_route']['a']:.6e}  "
          f"b={res['res_L10_by_route']['b']:.6e}  c={res['res_L10_by_route']['c']:.6e}")
    print(f"  min route = {res['min_route']}   min res(L=10) = {res['min_res_L10']:.6e}   Level2 = {res['Level2_L10']:.0e}")
    print(f"  PASS_A (min res(L=10) < 1e-3): {res['pass_A']}")
    print(f"  alpha_fit by route: a={res['alpha_a']:.4f}  b={res['alpha_b']:.4f}  (band {ALPHA_BAND})")
    print(f"  PASS_B (alpha in [-4,-2] AND res->below 1e-3): {res['pass_B']}  (route {res['pass_B_route']})")
    print()

    # ---- C_1 sign DIAGNOSTIC (reported, NOT gated) ----
    fork = ("SS.VII.AU-positive (under-performing fork)" if res["C1_sign"] > 0
            else "SS.VII.AF.1-negative (over-performing fork)" if res["C1_sign"] < 0
            else "exact (delta=0)")  # (local)
    print(f"  C1_sign [DIAGNOSTIC, NOT gated] = {res['C1_sign']:+d}  (delta_min = {res['delta_min']:+.4f})  fork = {fork}")
    print("  (the SS.VII.AF.1 vs SS.VII.AU fork STAYS OPEN; this gate does NOT re-allocate that dual prior)")
    print()

    verdict = evaluate_gate(res)  # (local)
    print(f"=== GATE VERDICT: {verdict} ===")
    print()

    # winning-route + cache-block disclosure in the convention field
    winning_conv = (f"{CONVENTION};winning_route={res['min_route']};"
                    f"L14_CACHE_BLOCKED(S104_only_pq13);L16_CACHE_BLOCKED;"
                    f"op_ceiling_L13")  # (local)

    # value payload (no single-quote chars; the emit_verdict tool wraps it)
    value = (f"min_res_L10={res['min_res_L10']:.6e};min_route={res['min_route']};"
             f"Level2_L10={res['Level2_L10']:.3e};"
             f"res_a_L10={res['res_a_L10']:.4e};res_b_L10={res['res_b_L10']:.4e};res_c_L10={res['res_c_L10']:.4e};"
             f"alpha_a={res['alpha_a']:.4f};alpha_b={res['alpha_b']:.4f};"
             f"pass_A={res['pass_A']};pass_B={res['pass_B']};"
             f"Zinf_best={res['Zinf_best']:.2f};gap_factor={res['g_M']/res['Zinf_best']:.3f};"
             f"guard_reproduced={res['guard_reproduced']};"
             f"L14_cache_blocked={res['cache_blocked_L14']};op_ceiling_L13;"
             f"C1_sign={res['C1_sign']:+d};fork=OPEN;"
             f"multiplicative_preflight={multiplicative_preflight}")  # (local)

    print(emit_4tuple(value, SCHEME, winning_conv, L_MAX))
    print()

    # dual SHA over the input-pin map
    audit_sha, content_sha = compute_dual_sha(Path(__file__).resolve(), CANONICAL, pins)  # (local)

    make_plot(res)
    save_npz(res, verdict, multiplicative_preflight, audit_sha, content_sha, winning_conv)
    print(f"  wrote {OUT_NPZ.name}")
    print(f"  wrote {OUT_PNG.name}")
    print()

    # companion rows: regulator pin (MANDATORY) + cache-block disclosure + lift convention
    extra_rows = [
        "# regulator_pin=a_2^{zeta} poleconv-A-double (pole_in_s=3, curvature_grade_n=2)",
        "# DST_T3_lift=D4-CORE-REACHING (r=|lambda|_min/|lambda| in (0,1]; samples r<1 ANEC core)",
        "# OPERATIONAL DEVIATION: S104 cache has ONLY p+q=13 sectors (status=IN_PROGRESS); "
        "L=14/L=16 CACHE-BLOCKED; operational ceiling L=13 (honest-disclosure per v3-closure-recovery Class-1 boundary)",
        f"# multiplicative_factorization_preflight={multiplicative_preflight} (NON-multiplicative; genuine convergence test)",
    ]  # (local)

    print_verdict_payload(verdict, value, winning_conv, L_MAX, audit_sha, content_sha,
                          extra_rows=extra_rows)
    print(f"\n  elapsed: {time.time() - t0:.2f}s")
    return 0


if __name__ == "__main__":
    sys.exit(main())
